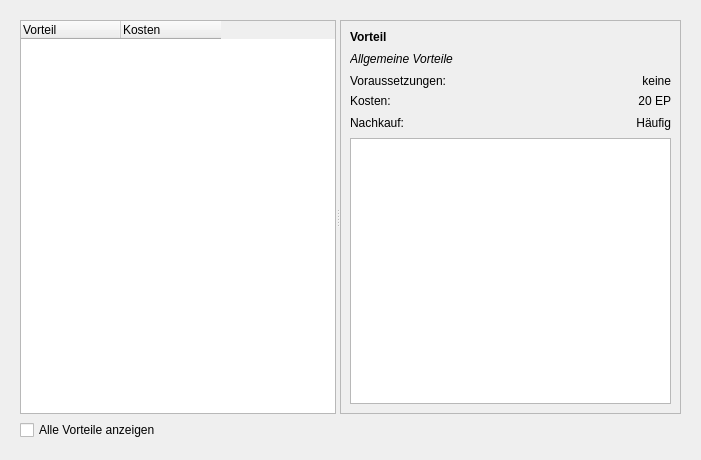
<?xml version="1.0" encoding="UTF-8"?>
<ui version="4.0">
 <class>Form</class>
 <widget class="QWidget" name="Form">
  <property name="geometry">
   <rect>
    <x>0</x>
    <y>0</y>
    <width>701</width>
    <height>460</height>
   </rect>
  </property>
  <property name="windowTitle">
   <string>Form</string>
  </property>
  <layout class="QGridLayout" name="gridLayout">
   <property name="leftMargin">
    <number>20</number>
   </property>
   <property name="topMargin">
    <number>20</number>
   </property>
   <property name="rightMargin">
    <number>20</number>
   </property>
   <property name="bottomMargin">
    <number>20</number>
   </property>
   <item row="1" column="0">
    <widget class="QSplitter" name="splitter">
     <property name="orientation">
      <enum>Qt::Horizontal</enum>
     </property>
     <widget class="QTreeWidget" name="treeWidget">
      <property name="sizePolicy">
       <sizepolicy hsizetype="Expanding" vsizetype="Expanding">
        <horstretch>0</horstretch>
        <verstretch>0</verstretch>
       </sizepolicy>
      </property>
      <property name="maximumSize">
       <size>
        <width>16777215</width>
        <height>16777215</height>
       </size>
      </property>
      <property name="editTriggers">
       <set>QAbstractItemView::NoEditTriggers</set>
      </property>
      <property name="tabKeyNavigation">
       <bool>true</bool>
      </property>
      <property name="showDropIndicator" stdset="0">
       <bool>false</bool>
      </property>
      <property name="alternatingRowColors">
       <bool>true</bool>
      </property>
      <property name="animated">
       <bool>false</bool>
      </property>
      <property name="allColumnsShowFocus">
       <bool>true</bool>
      </property>
      <property name="headerHidden">
       <bool>false</bool>
      </property>
      <attribute name="headerVisible">
       <bool>true</bool>
      </attribute>
      <attribute name="headerCascadingSectionResizes">
       <bool>false</bool>
      </attribute>
      <attribute name="headerMinimumSectionSize">
       <number>80</number>
      </attribute>
      <attribute name="headerDefaultSectionSize">
       <number>100</number>
      </attribute>
      <attribute name="headerHighlightSections">
       <bool>false</bool>
      </attribute>
      <attribute name="headerStretchLastSection">
       <bool>false</bool>
      </attribute>
      <column>
       <property name="text">
        <string>Vorteil</string>
       </property>
       <property name="textAlignment">
        <set>AlignLeading|AlignVCenter</set>
       </property>
      </column>
      <column>
       <property name="text">
        <string>Kosten</string>
       </property>
      </column>
     </widget>
     <widget class="QScrollArea" name="scrollArea">
      <property name="sizePolicy">
       <sizepolicy hsizetype="Expanding" vsizetype="Expanding">
        <horstretch>0</horstretch>
        <verstretch>0</verstretch>
       </sizepolicy>
      </property>
      <property name="minimumSize">
       <size>
        <width>0</width>
        <height>0</height>
       </size>
      </property>
      <property name="maximumSize">
       <size>
        <width>16777215</width>
        <height>16777215</height>
       </size>
      </property>
      <property name="frameShape">
       <enum>QFrame::StyledPanel</enum>
      </property>
      <property name="midLineWidth">
       <number>0</number>
      </property>
      <property name="widgetResizable">
       <bool>true</bool>
      </property>
      <property name="alignment">
       <set>Qt::AlignLeading|Qt::AlignLeft|Qt::AlignVCenter</set>
      </property>
      <widget class="QWidget" name="scrollAreaWidgetContents">
       <property name="geometry">
        <rect>
         <x>0</x>
         <y>0</y>
         <width>340</width>
         <height>395</height>
        </rect>
       </property>
       <layout class="QGridLayout" name="gridLayout_2" columnstretch="0,1">
        <item row="3" column="1">
         <widget class="QLabel" name="labelKosten">
          <property name="text">
           <string>20 EP</string>
          </property>
          <property name="alignment">
           <set>Qt::AlignRight|Qt::AlignTrailing|Qt::AlignVCenter</set>
          </property>
         </widget>
        </item>
        <item row="3" column="0">
         <widget class="QLabel" name="label_2">
          <property name="text">
           <string>Kosten:</string>
          </property>
         </widget>
        </item>
        <item row="5" column="0" colspan="2">
         <widget class="QPlainTextEdit" name="plainText">
          <property name="frameShape">
           <enum>QFrame::StyledPanel</enum>
          </property>
          <property name="lineWidth">
           <number>1</number>
          </property>
          <property name="readOnly">
           <bool>true</bool>
          </property>
          <property name="backgroundVisible">
           <bool>false</bool>
          </property>
         </widget>
        </item>
        <item row="0" column="0" colspan="2">
         <widget class="QLabel" name="labelVorteil">
          <property name="font">
           <font>
            <weight>75</weight>
            <bold>true</bold>
           </font>
          </property>
          <property name="text">
           <string>Vorteil</string>
          </property>
          <property name="class" stdset="0">
           <string>h4</string>
          </property>
         </widget>
        </item>
        <item row="4" column="0">
         <widget class="QLabel" name="label">
          <property name="text">
           <string>Nachkauf:</string>
          </property>
         </widget>
        </item>
        <item row="4" column="1">
         <widget class="QLabel" name="labelNachkauf">
          <property name="minimumSize">
           <size>
            <width>0</width>
            <height>18</height>
           </size>
          </property>
          <property name="text">
           <string>Häufig</string>
          </property>
          <property name="alignment">
           <set>Qt::AlignRight|Qt::AlignTrailing|Qt::AlignVCenter</set>
          </property>
         </widget>
        </item>
        <item row="2" column="0">
         <widget class="QLabel" name="label_3">
          <property name="text">
           <string>Voraussetzungen:</string>
          </property>
          <property name="alignment">
           <set>Qt::AlignLeading|Qt::AlignLeft|Qt::AlignTop</set>
          </property>
         </widget>
        </item>
        <item row="2" column="1">
         <widget class="QLabel" name="labelVoraussetzungen">
          <property name="text">
           <string>keine</string>
          </property>
          <property name="alignment">
           <set>Qt::AlignRight|Qt::AlignTrailing|Qt::AlignVCenter</set>
          </property>
          <property name="wordWrap">
           <bool>true</bool>
          </property>
         </widget>
        </item>
        <item row="1" column="0" colspan="2">
         <widget class="QLabel" name="labelTyp">
          <property name="minimumSize">
           <size>
            <width>0</width>
            <height>18</height>
           </size>
          </property>
          <property name="font">
           <font>
            <italic>true</italic>
           </font>
          </property>
          <property name="text">
           <string>Allgemeine Vorteile</string>
          </property>
          <property name="alignment">
           <set>Qt::AlignLeading|Qt::AlignLeft|Qt::AlignVCenter</set>
          </property>
          <property name="class" stdset="0">
           <string>italic</string>
          </property>
         </widget>
        </item>
       </layout>
      </widget>
     </widget>
    </widget>
   </item>
   <item row="2" column="0">
    <widget class="QCheckBox" name="checkShowAll">
     <property name="toolTip">
      <string>Falls diese Option aktiviert ist, werden auch solche Vorteile angezeigt, für die du die Voraussetzungen nicht erfüllst.</string>
     </property>
     <property name="text">
      <string>Alle Vorteile anzeigen</string>
     </property>
    </widget>
   </item>
  </layout>
 </widget>
 <tabstops>
  <tabstop>treeWidget</tabstop>
  <tabstop>scrollArea</tabstop>
  <tabstop>plainText</tabstop>
 </tabstops>
 <resources/>
 <connections/>
</ui>
